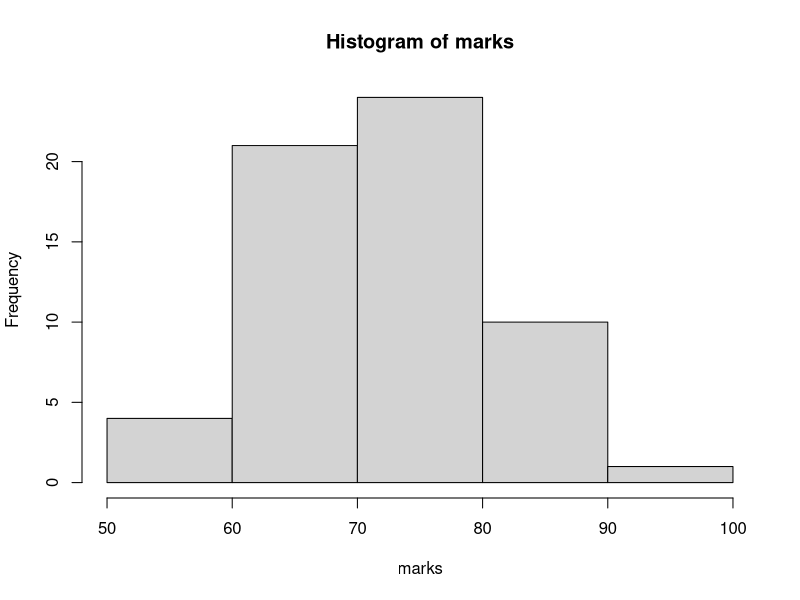

Here is the R script that generated this plot:
#####page_no_40#####
rm(list=ls())
marks<-c(65,71,66,79,65,82,80,86,67,64,62,74,67,72,68,81,53,70,76,73,73,85,83,80,67,78,68,67,62,83,72,85,72,77,64,77,89,87,78,79,59,63,84,74,74,59,66,71,68,72,75,74,77,69,60,92,69,69,73,65)
hist(marks,breaks=seq(50,100,10))
